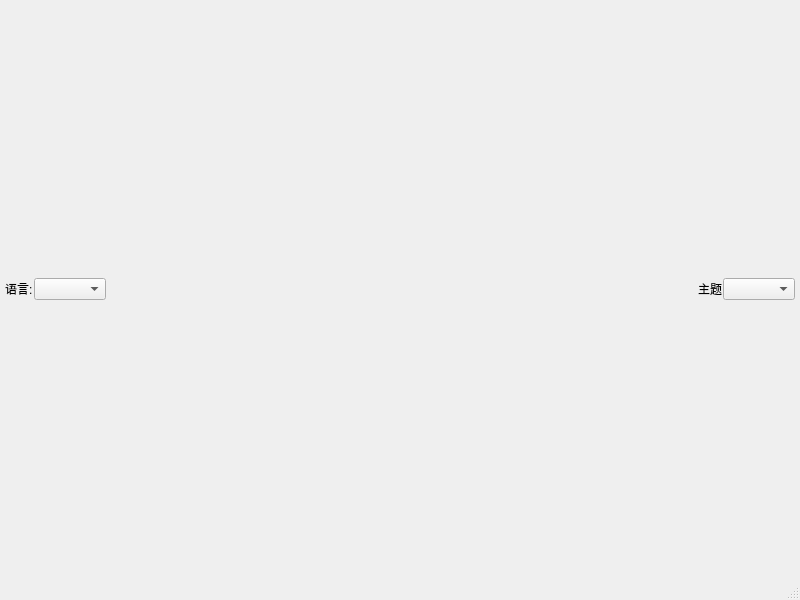
<?xml version="1.0" encoding="UTF-8"?>
<ui version="4.0">
 <class>MonacoEditorWindow</class>
 <widget class="QMainWindow" name="MonacoEditorWindow">
  <property name="geometry">
   <rect>
    <x>0</x>
    <y>0</y>
    <width>800</width>
    <height>600</height>
   </rect>
  </property>
  <property name="windowTitle">
   <string>MainWindow</string>
  </property>
  <widget class="QWidget" name="centralwidget">
   <layout class="QVBoxLayout" name="verticalLayout">
    <property name="spacing">
     <number>1</number>
    </property>
    <property name="leftMargin">
     <number>5</number>
    </property>
    <property name="topMargin">
     <number>5</number>
    </property>
    <property name="rightMargin">
     <number>5</number>
    </property>
    <property name="bottomMargin">
     <number>5</number>
    </property>
    <item>
     <layout class="QHBoxLayout" name="horizontalLayout">
      <item>
       <widget class="QLabel" name="label">
        <property name="text">
         <string>语言:</string>
        </property>
       </widget>
      </item>
      <item>
       <widget class="QComboBox" name="comboBox_lang"/>
      </item>
      <item>
       <spacer name="horizontalSpacer">
        <property name="orientation">
         <enum>Qt::Orientation::Horizontal</enum>
        </property>
        <property name="sizeHint" stdset="0">
         <size>
          <width>40</width>
          <height>20</height>
         </size>
        </property>
       </spacer>
      </item>
      <item>
       <widget class="QLabel" name="label_2">
        <property name="text">
         <string>主题</string>
        </property>
       </widget>
      </item>
      <item>
       <widget class="QComboBox" name="comboBox_themes"/>
      </item>
     </layout>
    </item>
   </layout>
  </widget>
  <widget class="QMenuBar" name="menubar">
   <property name="geometry">
    <rect>
     <x>0</x>
     <y>0</y>
     <width>800</width>
     <height>24</height>
    </rect>
   </property>
  </widget>
  <widget class="QStatusBar" name="statusbar"/>
 </widget>
 <resources/>
 <connections/>
</ui>
